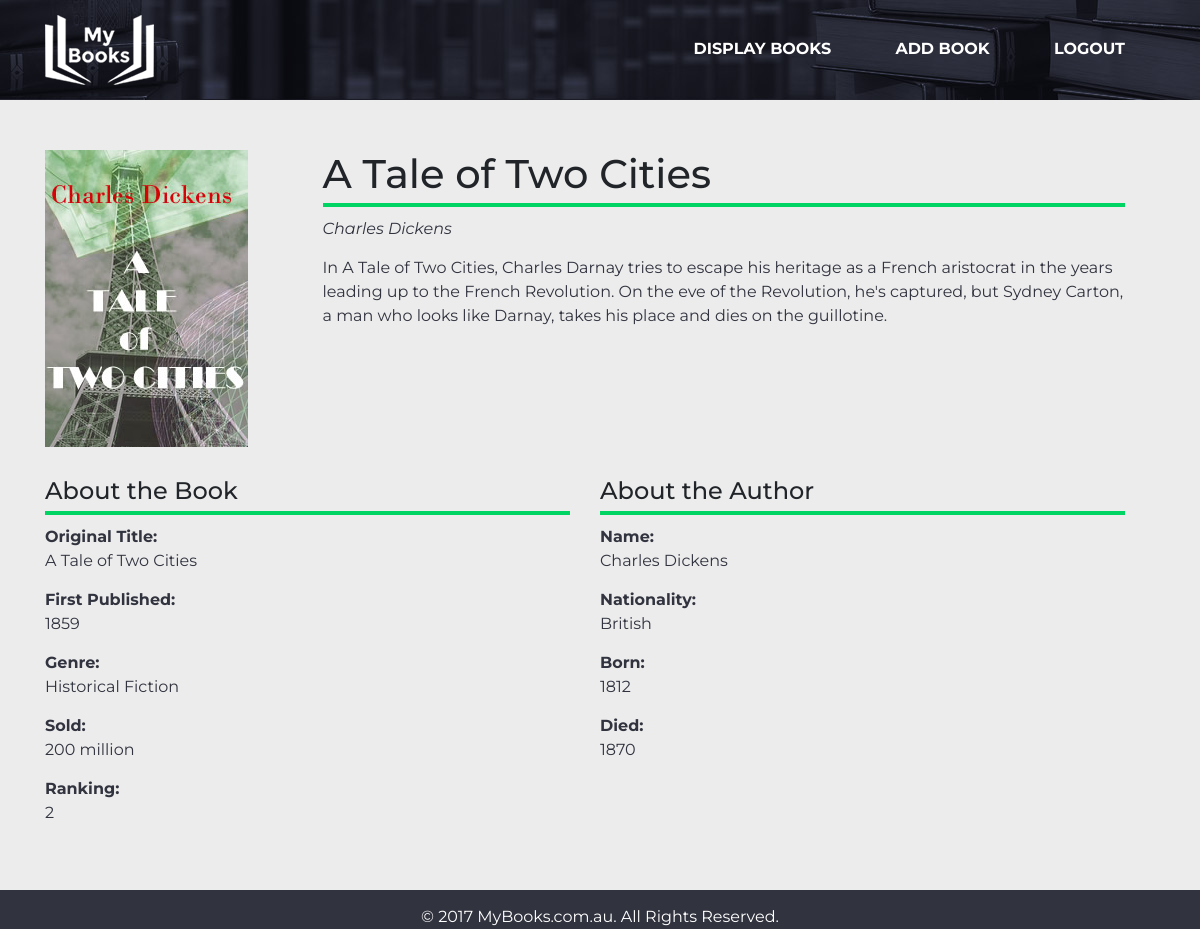
Page /?controller=books&action=viewbook&bookid=2 (signed in) on the committed database.
### tables this page shows
CREATE TABLE `book` (
  `bookID` int(10) UNSIGNED NOT NULL,
  `bookTitle` varchar(255) NOT NULL,
  `originalTitle` varchar(255) DEFAULT NULL,
  `yearofPublication` int(4) NOT NULL DEFAULT '0',
  `genre` varchar(30) NOT NULL,
  `millionsSold` int(10) UNSIGNED NOT NULL,
  `languageWritten` varchar(30) NOT NULL,
  `imageURL` varchar(255) DEFAULT NULL,
  `authorID` int(10) UNSIGNED NOT NULL
);

CREATE TABLE `author` (
  `authorID` int(10) UNSIGNED NOT NULL,
  `firstName` varchar(30) NOT NULL,
  `lastName` varchar(30) NOT NULL,
  `nationality` varchar(30) NOT NULL,
  `birthYear` int(4) UNSIGNED NOT NULL,
  `deathYear` int(4) UNSIGNED DEFAULT NULL
);

CREATE TABLE `bookplot` (
  `bookPlotID` int(10) UNSIGNED NOT NULL,
  `plot` blob NOT NULL,
  `plotSource` varchar(255) NOT NULL,
  `bookID` int(10) UNSIGNED NOT NULL
);

CREATE TABLE `bookranking` (
  `rankingID` int(10) UNSIGNED NOT NULL,
  `rankingScore` int(10) UNSIGNED NOT NULL,
  `bookID` int(10) UNSIGNED NOT NULL
);

### index.php (called while the page is built, shortened)
<?php
require_once('model/db.php');
require_once('model/dbFunctions.php');
if (isset($_SESSION['userstate']) && ($_SESSION['userstate'] == 'admin')) {
    $availableControllers = array('books', 'users');
} else {
    $availableControllers = array('users');
}
if ( isset($_GET['controller']) ) {
    if ( in_array($_GET['controller'], $availableControllers) ){
        $controller = $_GET['controller'];
    } else {
        $controller = 'users';
    }
} else {
    $controller = 'users';
}
require_once('controllers/'.$controller.'.php');
?>

### model/dbFunctions.php (called while the page is built, shortened)
<?php
function sanitiseUserInput($data) {
    $data = trim($data);
    $data = stripslashes($data);
    $data = htmlspecialchars($data);
    $data = mysql_real_escape_string($data);
	return $data;
}
function selectData($table, $conditions = array()) {
    GLOBAL $db;
    $sql = 'SELECT';
    $sql .= array_key_exists("select", $conditions)?$conditions['select']:'*';
    $sql .= ' FROM '.$table;
    if(array_key_exists("left join", $conditions)) {
        $sql .= ' LEFT JOIN ';
        $sql .= $conditions['left join']['table2'];
        $sql .= ' ON ';
        $sql .= $table.'.'.$conditions['left join']['column'];
        $sql .= ' = ';
        $sql .= $conditions['left join']['table2'].'.'.$conditions['left join']['column'];
    }
    if(array_key_exists("where", $conditions)) {
        $sql .= ' WHERE ';
        $i = 0;
        foreach ($conditions['where'] as $key => $value) {
            $pre = ($i > 0)? ' AND ':'';
            $sql .= $pre.$key." = '".$value."'";
            $i++;
        }
    }
    $query = $db->prepare($sql);
    $data = $query->execute();
    if(array_key_exists("return type", $conditions) && $conditions['return type'] != 'all') {
        switch ($conditions['return type']) {
            case 'single':
                $data = $query->fetch(PDO::FETCH_ASSOC);
                break;
        }
    }
    return $data;
}
 ?>

### view/pages/viewbook.php (the view)
<div class="main-wrapper">
    <div class="container">
        <div class="row">
            <div class="col-md-3">
                <img src="<?php echo $image; ?>" alt="<?php echo $book['bookTitle'];?> Cover">
            </div>
            <div class="col-md-9">
                <h1 class="headingUnderline"><?php echo $book['bookTitle'] ?></h1>
                <i><p class="author"><?php echo $book['firstName']." ".$book['lastName']; ?></p></i>
                <p><?php echo $plot['plot']; ?></p>
            </div>
        </div>
        <div class="row bookDetails">
            <div class="col-md-6">
                <h3 class="headingUnderline">About the Book</h3>
                <?php if (!empty ($book['originalTitle'])) { ?>
                    <p><strong>Original Title:</strong></br>
                    <?php echo $book['originalTitle']; ?></p>
                <?php } ?>
                <?php if (!empty ($book['yearofPublication'])) { ?>
                    <p><strong>First Published:</strong></br>
                    <?php echo $book['yearofPublication']; ?></p>
                <?php } ?>
                <?php if (!empty ($book['genre'])) { ?>
                    <p><strong>Genre:</strong></br>
                    <?php echo $book['genre']; ?></p>
                <?php } ?>
                <?php if (!empty ($book['millionsSold'])) { ?>
                    <p><strong>Sold:</strong></br>
                    <?php echo $book['millionsSold']; ?> million</p>
                <?php } ?>
                <?php if (!empty ($ranking['rankingScore'])) { ?>
                    <p><strong>Ranking:</strong></br>
                        <?php echo $ranking['rankingScore']; ?></p>
                <?php } ?>
            </div>
            <div class="col-md-6">
                <h3 class="headingUnderline">About the Author</h3>
                <p><strong>Name:</strong></br>
                <?php echo $book['firstName']." ".$book['lastName']; ?></p>
                <?php if (!empty ($book['nationality'])) { ?>
                    <p><strong>Nationality:</strong></br>
                    <?php echo $book['nationality']; ?></p>
                <?php } ?>
                <?php if (!empty ($book['birthYear'])) {?>
                    <p><strong>Born:</strong></br>
                    <?php echo $book['birthYear']; ?></p>
                <?php } ?>
                <?php if (!empty ($book['deathYear'])) { ?>
                    <p><strong>Died:</strong></br>
                    <?php echo $book['deathYear']; ?></p>
                <?php } ?>
            </div>
        </div>
    </div>
</div>

### view/css/styles.css (style rules this page uses)
body { font-family: 'Montserrat', sans-serif; background-color: #31333f; }
.main-wrapper { background-color: #ececec; padding: 50px 0; min-height: 700px; }
h1 { font-size: 2.5em; }
h3 { font-size: 1.5em; }
p { margin: 10px 0 15px; color: #31333f; }
img { max-width: 100%; }
.row { width: 100%; }
.headingUnderline { padding-bottom: 5px; border-bottom: 4px solid #00d462; }
.bookDetails { padding-top: 30px; }

### rows in the picture
book: imageURL (picture), bookTitle "A Tale of Two Cities", authorID.firstName "Charles", authorID.lastName "Dickens", originalTitle "A Tale of Two Cities", yearofPublication "1859", genre "Historical Fiction", millionsSold "200", authorID.nationality "British", authorID.birthYear "1812", authorID.deathYear "1870"
bookplot: plot "In A Tale of Two Cities, Charles Darnay tries to escape his heritage as a French aristocrat in the years leading up to the French Revolution. On the eve of the Revolution, he's captured, but Sydney Carton, a man who looks like Darnay, takes his place and dies on the guillotine."
bookranking: rankingScore "2"
